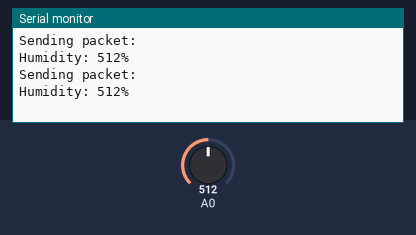
Bench run of a sketch on a simulated Arduino Uno, built with avr-gcc and run on an emulated ATmega328P. Shown: the last lines printed to the serial monitor. Inputs (shaded band) come from the test bench; at power-on: A0 = 512. No radio packets arrive unless stated.

Above: at 1.8 s.
1.9 s: A0 set to 716
At 3.0 s:
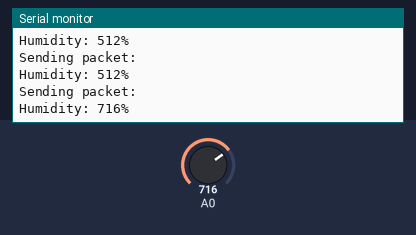
3.4 s: A0 set to 900
At 3.4 s:
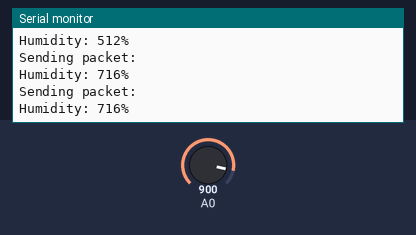
Timing chart, 0 to 6.4 s (numbered marks = the images above; inputs shaded):
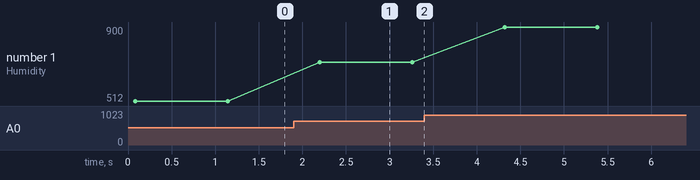

The sketch:

TX-Kelembaban.ino
```cpp
#include <SPI.h>
#include <LoRa.h>

String Humidity1 ;

void setup()
{
    Serial.begin(9600);

    if (!LoRa.begin(915E6))
    {
        Serial.println("Starting LoRa failed!");
        while (1);
    }
}

void loop()
{
    int Humidity = analogRead(A0);
    Humidity1 = String(Humidity) ;

    Serial.println("Sending packet: ");

    LoRa.beginPacket();
    LoRa.print("Humidity: ");
    LoRa.print(Humidity1);
    LoRa.print("#");
    LoRa.endPacket();

//    Serial Monitor
    Serial.print("Humidity: ");
    Serial.print(Humidity1);
    Serial.println("%");

    delay (1000);
}
```

Measured:
- after the input at 1.9 s, the serial monitor: prints a new line after 0.30 s (image 1)
- plotted number 1: 512 → 716 after the input at 1.9 s, 716 → 900 after the input at 3.4 s
